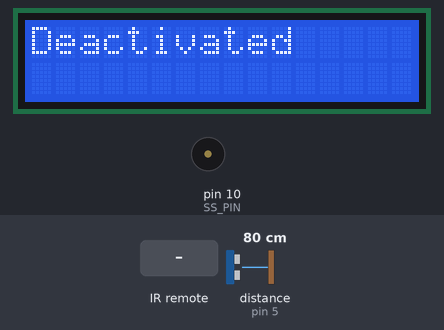
Recording of a sketch running on a simulated Arduino Uno, built with avr-gcc and run on an emulated ATmega328P. Parts: 16×2 character LCD, buzzer (waves = sounding). Inputs (shaded band) come from the test bench; at power-on: distance to the obstacle (sensor on pin 5) 80 cm. The echo pulse lasts 58.3 µs per cm; what the sketch prints to the serial monitor is not drawn.

Above: at 1.2 s.
1.3 s: infrared code 0xFFA25D received
At 2.2 s:
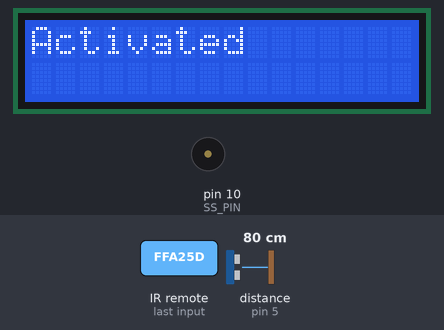
2.8 s: infrared code 0xFFE21D received
At 3.1 s:
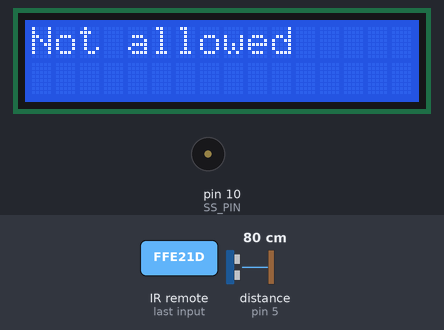
4.3 s: distance to the obstacle (sensor on pin 5) set to 54 cm
5.8 s: distance to the obstacle (sensor on pin 5) set to 44 cm
At 6.91 s:
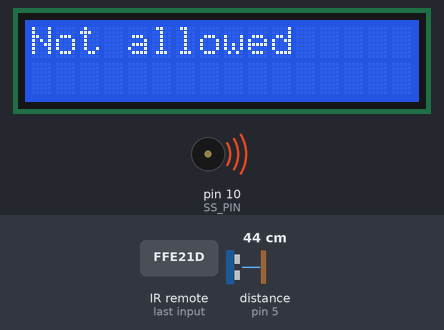
8.8 s: distance to the obstacle (sensor on pin 5) set to 2 cm
At 11.61 s:
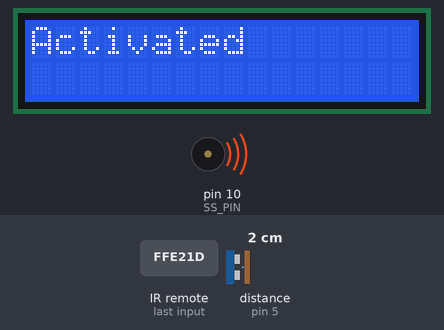
11.8 s: distance to the obstacle (sensor on pin 5) set to 60 cm
At 13.0 s:
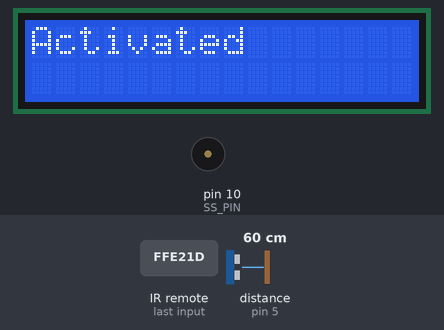
Timing chart, 0 to 14.3 s (numbered marks = the images above; inputs shaded):
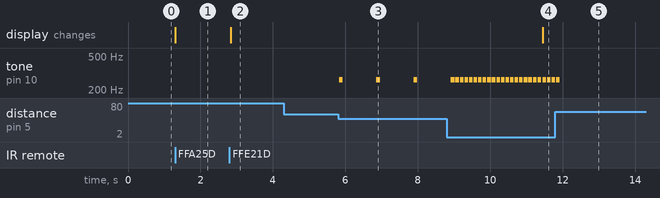

The sketch:

Alarmanlage.ino
```cpp
#include <Array.h>
#include "IR.h"
#include "devices.h"

using Password = Array<int, 4>;

Password buffer;
Password password;

bool alarmIsActive = false;
long startTime = 0;
bool initialize = true;
long initPhaseMS = 10000;
long deactivateTimeout = 0;

decode_results results;

// Konvertiert Fernbedienungscodes in Verwendbare Numerische codes
// Tasten 0 - 9 -> 0 - 9
// Funktionstasten -> -1 - -11
int mapKeycodes(unsigned long code) {
  switch (code) {
    case KEY_POWER:
      return -1;
    case KEY_FUNC_STOP:
      return -2;
    case KEY_VOL_ADD:
      return -3;
    case KEY_FAST_BACK:
      return -4;
    case KEY_PAUSE:
      return -5;
    case KEY_FAST_FORWARD:
      return -6;
    case KEY_DOWN:
      return -7;
    case KEY_VOL_DE:
      return -8;
    case KEY_UP:
      return -9;
    case KEY_EQ:
      return -10;
    case KEY_ST_REPT:
      return -11;
    case KEY_0:
      return 0;
    case KEY_1:
      return 1;
    case KEY_2:
      return 2;
    case KEY_3:
      return 3;
    case KEY_4:
      return 4;
    case KEY_5:
      return 5;
    case KEY_6:
      return 6;
    case KEY_7:
      return 7;
    case KEY_8:
      return 8;
    case KEY_9:
      return 9;
    default:
      return -22;
  }
}

// Aktiviert oder deaktiviert den Alarm
void setAlarmActive(bool active) {
  alarmIsActive = active;
  Dev::lcd.clear();
  buffer.clear();
  startTime = millis();
  if (active) {
    Dev::lcd.print("Activated");
    Serial.println("Activated");
  } else {
    Dev::lcd.print("Deactivated");
    Serial.println("Deactivated");
  }
}

// Setzt die Zeit nach der der Alarm automatisch deaktiviert wird. (in Stunden)
// Der wert wird aus dem eingabebuffer gelesen
void setAlarmDuration() {
  long duration = 0;
  for (int i = 0; i < buffer.size(); i++) {
    duration *= 10;
    duration += buffer[i];
  }
  buffer.clear();
  Dev::lcd.clear();
  Dev::lcd.print("Set Timeout to");
  Dev::lcd.setCursor(0, 1);
  Dev::lcd.print(duration);
  Dev::lcd.print(" hours");
  Serial.print("Set Timeout to ");
  Serial.print(duration);
  Serial.println(" hours");

  duration *= 3600000;  // ms pro h
  deactivateTimeout = duration;
}

// Prüft, ob das gegebene Passwort gültig ist
bool passwordIsValid(const Password &value) {
  if (value.size() < 4) {
    return false;
  }
  for (int i = 0; i < buffer.size(); i++) {
    Serial.print(value[i]);
    Serial.print(" = ");
    Serial.println(password[i]);
    if (value[i] != password[i]) {
      return false;
    }
  }
  return true;
}

// Führt Steuer Codes aus
void handleCommand(unsigned long keycode) {
  switch (keycode) {
    case -1: {  // Power Button
      // Alarm wird (de-)aktiviert
      if (!alarmIsActive) {
        setAlarmActive(true);
        break;
      }
      if (passwordIsValid(buffer)) {
        setAlarmActive(false);
      } else if (!buffer.empty()) {
        Dev::lcd.clear();
        Serial.println("Inv Password after power");
        Dev::lcd.print("Invalid Password");
      }
      break;
    }
    case -2: {  // Func/Stop Button
      // Passwort wird geändert
      // Nur bei deaktiviertem alarm erlaubt
      Dev::lcd.clear();
      if (!alarmIsActive) {
        if (buffer.full()) {
          Dev::lcd.print("Password set");
          password = buffer;
        } else {
          Serial.println("Inv Password after set");
          Dev::lcd.print("Invalid Password");
        }
      } else {
        Dev::lcd.print("Not allowed");
      }
      break;
    }
    case -11: {  // ST-REPT Button
      // Aktualisiere automatische Alarmdeaktivierung
      // 0 = Keine deaktivierung
      setAlarmDuration();
      break;
    }
    default:
      Dev::lcd.setCursor(0, 1);
      Dev::lcd.print("                  ");
      buffer.clear();
      break;
  }
  buffer.clear();
}

void setup() {
  password.push_back(1);
  password.push_back(2);
  password.push_back(3);
  password.push_back(4);
  Serial.begin(115200);
  Dev::irrecv.enableIRIn();
  Dev::lcd.begin(16, 2);
  Dev::lcd.clear();
  setAlarmActive(false);
  deactivateTimeout = 0;
  initialize = true;
}

void readRemote() {
  Dev::lcd.setCursor(buffer.size(), 1);
  if (Dev::irrecv.decode(&results)) {
    uint32_t keycode = results.value;
    bool repeat = keycode == KeyCodes::KEY_REPEAT;
    Dev::irrecv.resume();

    Serial.print("got keycode 0x");
    Serial.println(keycode, 16);
    if (repeat)  // ignore repeat code
    {
      return;
    }

    int key = mapKeycodes(keycode);
    Serial.println(key);

    if (key >= 0 && !buffer.full()) {
      buffer.push_back(key);
      Dev::lcd.print(key);
    } else if (key < 0) {
      handleCommand(key);
    } else {
      Dev::lcd.setCursor(0, 1);
      Dev::lcd.print("                  ");
      buffer.clear();
    }
  }
}

void loop() {
  long time = millis();
  // Nach init Phase - Alarm aktivieren
  if (initialize && time > startTime + initPhaseMS) {
    Serial.println("finish init");
    initialize = false;
    setAlarmDuration();
    setAlarmActive(true);
  }

  // nach Timeout - Alarm deaktivieren
  if (alarmIsActive && deactivateTimeout > 0 &&
      time > startTime + deactivateTimeout) {
    Serial.println("deactivate per timer");
    setAlarmActive(false);
  }

  readRemote();

  // wenn alarm aktiv ist - Buzzer ton senden
  // je näher, desto schneller
  if (alarmIsActive) {
    long a = Dev::sr04.Distance();
    if (a < 50) {
      tone(10, NOTE_C4, 100);
      delay(constrain(50 * a, 100, 1000));
    }
  }
}
```

IR.h
```cpp
#ifndef _IR_H
#define _IR_H

enum KeyCodes {
  KEY_POWER = 0xFFA25D,
  KEY_FUNC_STOP = 0xFFE21D,
  KEY_VOL_ADD = 0xFF629D,
  KEY_FAST_BACK = 0xFF22DD,
  KEY_PAUSE = 0xFF02FD,
  KEY_FAST_FORWARD = 0xFFC23D,
  KEY_DOWN = 0xFFE01F,
  KEY_VOL_DE = 0xFFA857,
  KEY_UP = 0xFF906F,
  KEY_EQ = 0xFF9867,
  KEY_ST_REPT = 0xFFB04F,
  KEY_0 = 0xFF6897,
  KEY_1 = 0xFF30CF,
  KEY_2 = 0xFF18E7,
  KEY_3 = 0xFF7A85,
  KEY_4 = 0xFF10EF,
  KEY_5 = 0xFF38C7,
  KEY_6 = 0xFF5AA5,
  KEY_7 = 0xFF42BD,
  KEY_8 = 0xFF4AB5,
  KEY_9 = 0xFF52AD,
  KEY_REPEAT = 0xFFFFFFFF
};

#define KEY_NUM 21
#define S_REPEAT 22

KeyCodes keyValue[] = { KEY_POWER, KEY_FUNC_STOP, KEY_VOL_ADD, KEY_FAST_BACK, KEY_PAUSE, KEY_FAST_FORWARD,
                        KEY_DOWN, KEY_VOL_DE, KEY_UP, KEY_EQ, KEY_ST_REPT, KEY_0, KEY_1, KEY_2, KEY_3, KEY_4, KEY_5,
                        KEY_6, KEY_7, KEY_8, KEY_9 };

char keyBuf[][15] = { "POWER", "FUNC/STOP", "VOL+", "FAST BACK", "PAUSE", "FAST FORWARD", "DOWN", "VOL-",
                      "UP", "EQ", "ST/REPT", "0", "1", "2", "3", "4", "5", "6", "7", "8", "9" };
#endif
```

devices.h
```cpp
#ifndef DEVICES_H
#define DEVICES_H

#include <LiquidCrystal_74HC595.h>
#include <IRremote.h>
#include <SPI.h>
#include "pitches.h"
#include <SR04.h>

#define TRIG_PIN 5
#define ECHO_PIN 4
#define RST_PIN  9     // Configurable, see typical pin layout above
#define SS_PIN   10    // Configurable, see typical pin layout above
#define RECEIVER 12
//#define TONE 2

namespace Dev{
  LiquidCrystal_74HC595 lcd(6, 8, 7, 1, 3, 4, 5, 6, 7);

  SR04 sr04 = SR04(ECHO_PIN,TRIG_PIN);

  IRrecv irrecv(RECEIVER);     // create instance of 'irrecv'
}

#endif // DEVICES_H
```

Measured:
- the behaviour switches between 50 and 49 cm on distance to the obstacle (sensor on pin 5) (found by bisection; images 2 and 3)
- after the input at 1.3 s, the display: changes at once (image 1)
- after the input at 2.8 s, the display: changes at once (image 2)
- after the input at 4.3 s, every drawn part: stays the same
- after the input at 5.8 s, tone on pin 10 (SS_PIN): alternates 262 Hz for 0.10 s and silent for 0.93 s, starting at once
- after the input at 8.8 s, tone on pin 10 (SS_PIN): alternates 262 Hz for 0.10 s and silent for 0.03 s, starting after 0.24 s; the display: changes after 2.6 s (image 4)
- after the input at 11.8 s, tone on pin 10 (SS_PIN): goes on until 11.9 s, then stays silent
